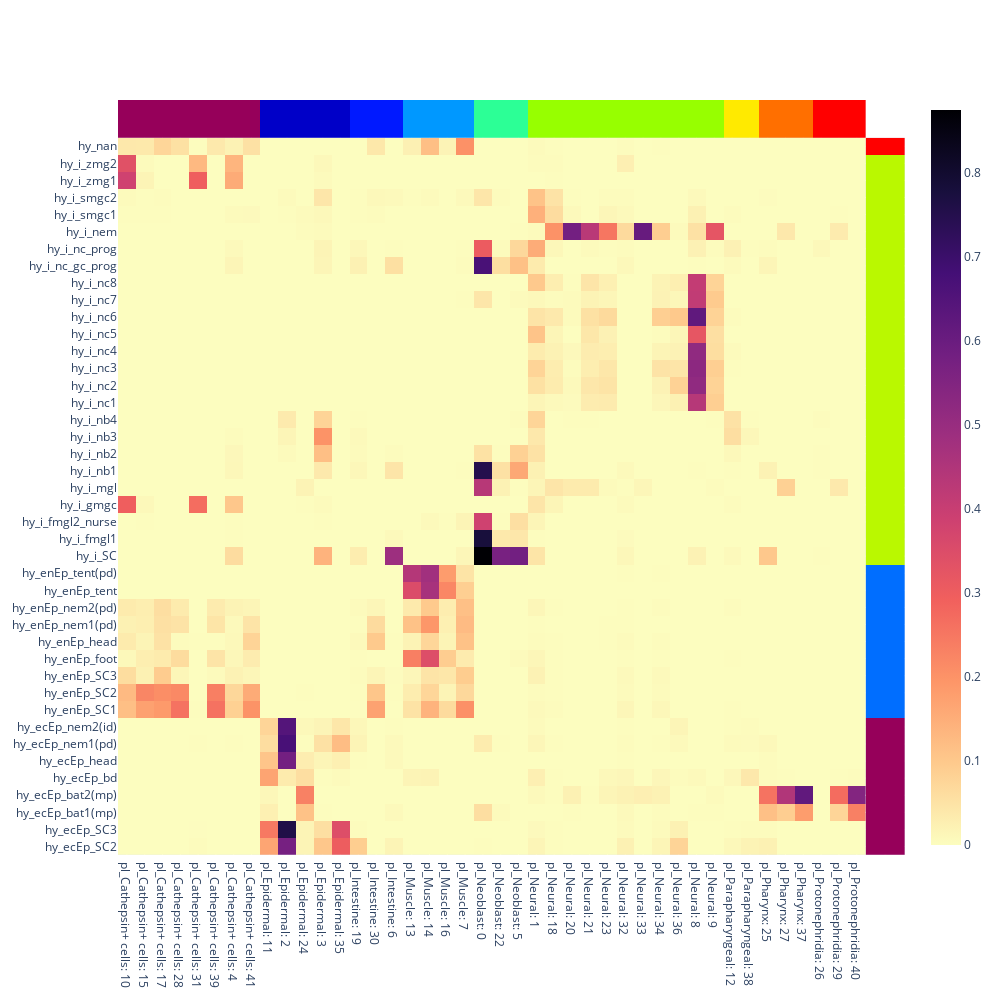

Here is the notebook cell this chart was saved with:
### Code cell
# | hide
plotly_overview.show()

### Figure 1 — Plotly figure (JSON) as saved in the notebook; plotly's stock layout.template omitted (floating-point values rounded to 4 significant figures; data arrays with more than 128 entries replaced by an {"elided": "..."} marker saying what was removed)
{"data": [{"colorscale": [[0, "#fcfdbf"], [0.1111, "#feca8d"], [0.2222, "#fd9668"], [0.3333, "#f1605d"], [0.4444, "#cd4071"], [0.5556, "#9e2f7f"], [0.6667, "#721f81"], [0.7778, "#440f76"], [0.8889, "#180f3d"], [1, "#000004"]], "type": "heatmap", "x": ["pl_Cathepsin+ cells: 10", "pl_Cathepsin+ cells: 15", "pl_Cathepsin+ cells: 17", "pl_Cathepsin+ cells: 28", "pl_Cathepsin+ cells: 31", "pl_Cathepsin+ cells: 39", "pl_Cathepsin+ cells: 4", "pl_Cathepsin+ cells: 41", "pl_Epidermal: 11", "pl_Epidermal: 2", "pl_Epidermal: 24", "pl_Epidermal: 3", "pl_Epidermal: 35", "pl_Intestine: 19", "pl_Intestine: 30", "pl_Intestine: 6", "pl_Muscle: 13", "pl_Muscle: 14", "pl_Muscle: 16", "pl_Muscle: 7", "pl_Neoblast: 0", "pl_Neoblast: 22", "pl_Neoblast: 5", "pl_Neural: 1", "pl_Neural: 18", "pl_Neural: 20", "pl_Neural: 21", "pl_Neural: 23", "pl_Neural: 32", "pl_Neural: 33", "pl_Neural: 34", "pl_Neural: 36", "pl_Neural: 8", "pl_Neural: 9", "pl_Parapharyngeal: 12", "pl_Parapharyngeal: 38", "pl_Pharynx: 25", "pl_Pharynx: 27", "pl_Pharynx: 37", "pl_Protonephridia: 26", "pl_Protonephridia: 29", "pl_Protonephridia: 40"], "y": ["hy_ecEp_SC2", "hy_ecEp_SC3", "hy_ecEp_bat1(mp)", "hy_ecEp_bat2(mp)", "hy_ecEp_bd", "hy_ecEp_head", "hy_ecEp_nem1(pd)", "hy_ecEp_nem2(id)", "hy_enEp_SC1", "hy_enEp_SC2", "hy_enEp_SC3", "hy_enEp_foot", "hy_enEp_head", "hy_enEp_nem1(pd)", "hy_enEp_nem2(pd)", "hy_enEp_tent", "hy_enEp_tent(pd)", "hy_i_SC", "hy_i_fmgl1", "hy_i_fmgl2_nurse", "hy_i_gmgc", "hy_i_mgl", "hy_i_nb1", "hy_i_nb2", "hy_i_nb3", "hy_i_nb4", "hy_i_nc1", "hy_i_nc2", "hy_i_nc3", "hy_i_nc4", "hy_i_nc5", "hy_i_nc6", "hy_i_nc7", "hy_i_nc8", "hy_i_nc_gc_prog", "hy_i_nc_prog", "hy_i_nem", "hy_i_smgc1", "hy_i_smgc2", "hy_i_zmg1", "hy_i_zmg2", "hy_nan"], "z": {"elided": "42x42 float values"}}, {"colorscale": [[0, "rgb(150,0,90)"], [0.125, "rgb(0,0,200)"], [0.25, "rgb(0,25,255)"], [0.375, "rgb(0,152,255)"], [0.5, "rgb(44,255,150)"], [0.625, "rgb(151,255,0)"], [0.75, "rgb(255,234,0)"], [0.875, "rgb(255,111,0)"], [1, "rgb(255,0,0)"]], "hoverinfo": "text", "showscale": false, "text": [["#1f77b4"], ["#1f77b4"], ["#1f77b4"], ["#1f77b4"], ["#1f77b4"], ["#1f77b4"], ["#1f77b4"], ["#1f77b4"], ["#ff7f0e"], ["#ff7f0e"], ["#ff7f0e"], ["#ff7f0e"], ["#ff7f0e"], ["#ff7f0e"], ["#ff7f0e"], ["#ff7f0e"], ["#ff7f0e"], ["#2ca02c"], ["#2ca02c"], ["#2ca02c"], ["#2ca02c"], ["#2ca02c"], ["#2ca02c"], ["#2ca02c"], ["#2ca02c"], ["#2ca02c"], ["#2ca02c"], ["#2ca02c"], ["#2ca02c"], ["#2ca02c"], ["#2ca02c"], ["#2ca02c"], ["#2ca02c"], ["#2ca02c"], ["#2ca02c"], ["#2ca02c"], ["#2ca02c"], ["#2ca02c"], ["#2ca02c"], ["#2ca02c"], ["#2ca02c"], ["#d62728"]], "type": "heatmap", "xaxis": "x2", "yaxis": "y", "z": [[0], [0], [0], [0], [0], [0], [0], [0], [1], [1], [1], [1], [1], [1], [1], [1], [1], [2], [2], [2], [2], [2], [2], [2], [2], [2], [2], [2], [2], [2], [2], [2], [2], [2], [2], [2], [2], [2], [2], [2], [2], [3]]}, {"colorscale": [[0, "rgb(150,0,90)"], [0.125, "rgb(0,0,200)"], [0.25, "rgb(0,25,255)"], [0.375, "rgb(0,152,255)"], [0.5, "rgb(44,255,150)"], [0.625, "rgb(151,255,0)"], [0.75, "rgb(255,234,0)"], [0.875, "rgb(255,111,0)"], [1, "rgb(255,0,0)"]], "hoverinfo": "text", "showscale": false, "text": [["#1f77b4", "#1f77b4", "#1f77b4", "#1f77b4", "#1f77b4", "#1f77b4", "#1f77b4", "#1f77b4", "#ff7f0e", "#ff7f0e", "#ff7f0e", "#ff7f0e", "#ff7f0e", "#2ca02c", "#2ca02c", "#2ca02c", "#d62728", "#d62728", "#d62728", "#d62728", "#9467bd", "#9467bd", "#9467bd", "#8c564b", "#8c564b", "#8c564b", "#8c564b", "#8c564b", "#8c564b", "#8c564b", "#8c564b", "#8c564b", "#8c564b", "#8c564b", "#e377c2", "#e377c2", "#7f7f7f", "#7f7f7f", "#7f7f7f", "#bcbd22", "#bcbd22", "#bcbd22"]], "type": "heatmap", "xaxis": "x", "yaxis": "y2", "z": [[0, 0, 0, 0, 0, 0, 0, 0, 1, 1, 1, 1, 1, 2, 2, 2, 3, 3, 3, 3, 4, 4, 4, 5, 5, 5, 5, 5, 5, 5, 5, 5, 5, 5, 6, 6, 7, 7, 7, 8, 8, 8]]}], "layout": {"height": 1000, "width": 1000, "xaxis": {"domain": [0, 0.95]}, "xaxis2": {"domain": [0.95, 1], "showticklabels": false}, "yaxis": {"domain": [0, 0.95]}, "yaxis2": {"domain": [0.95, 1], "showticklabels": false}}}
